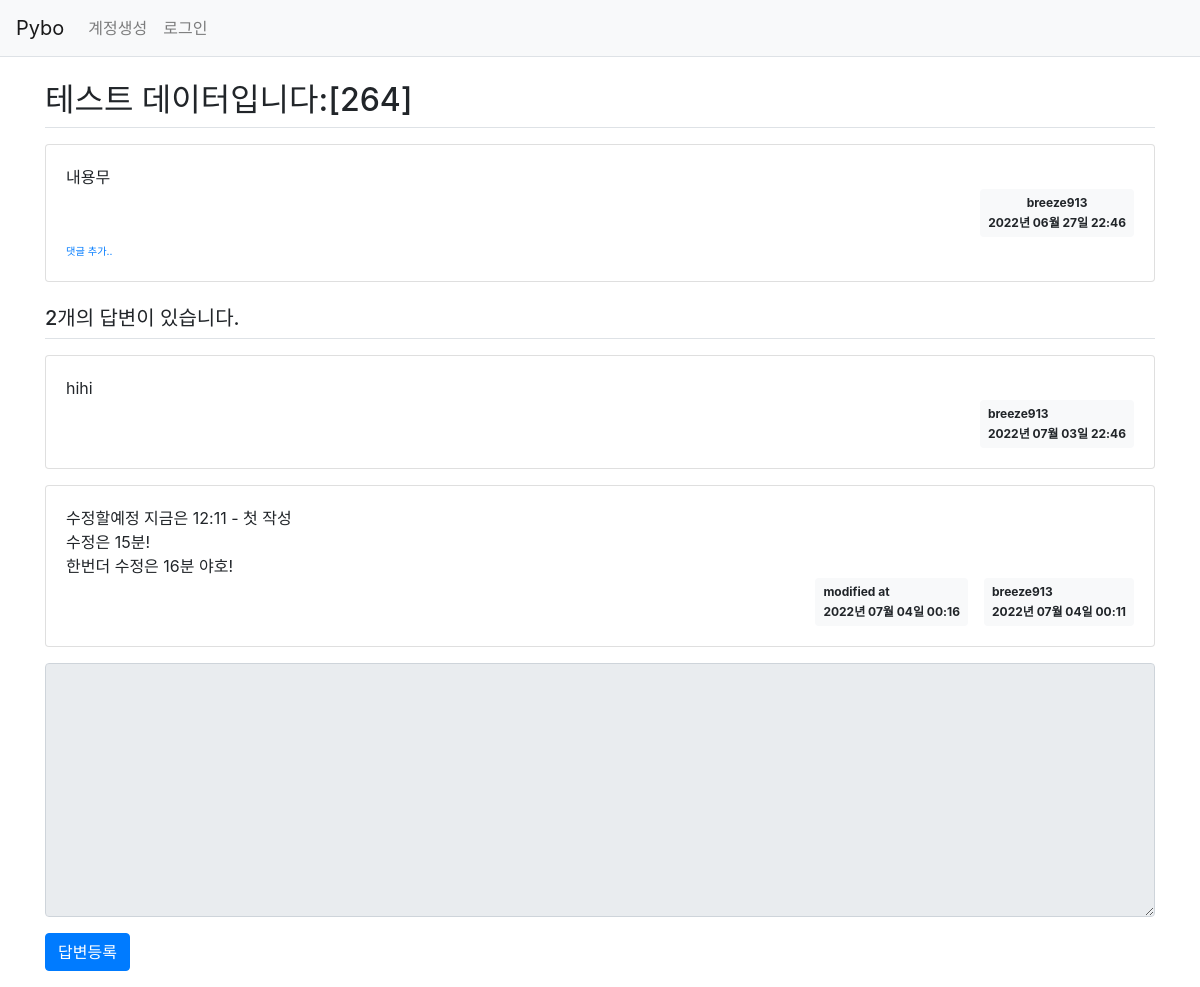
Page /question/detail/271/ on the earlier database version.
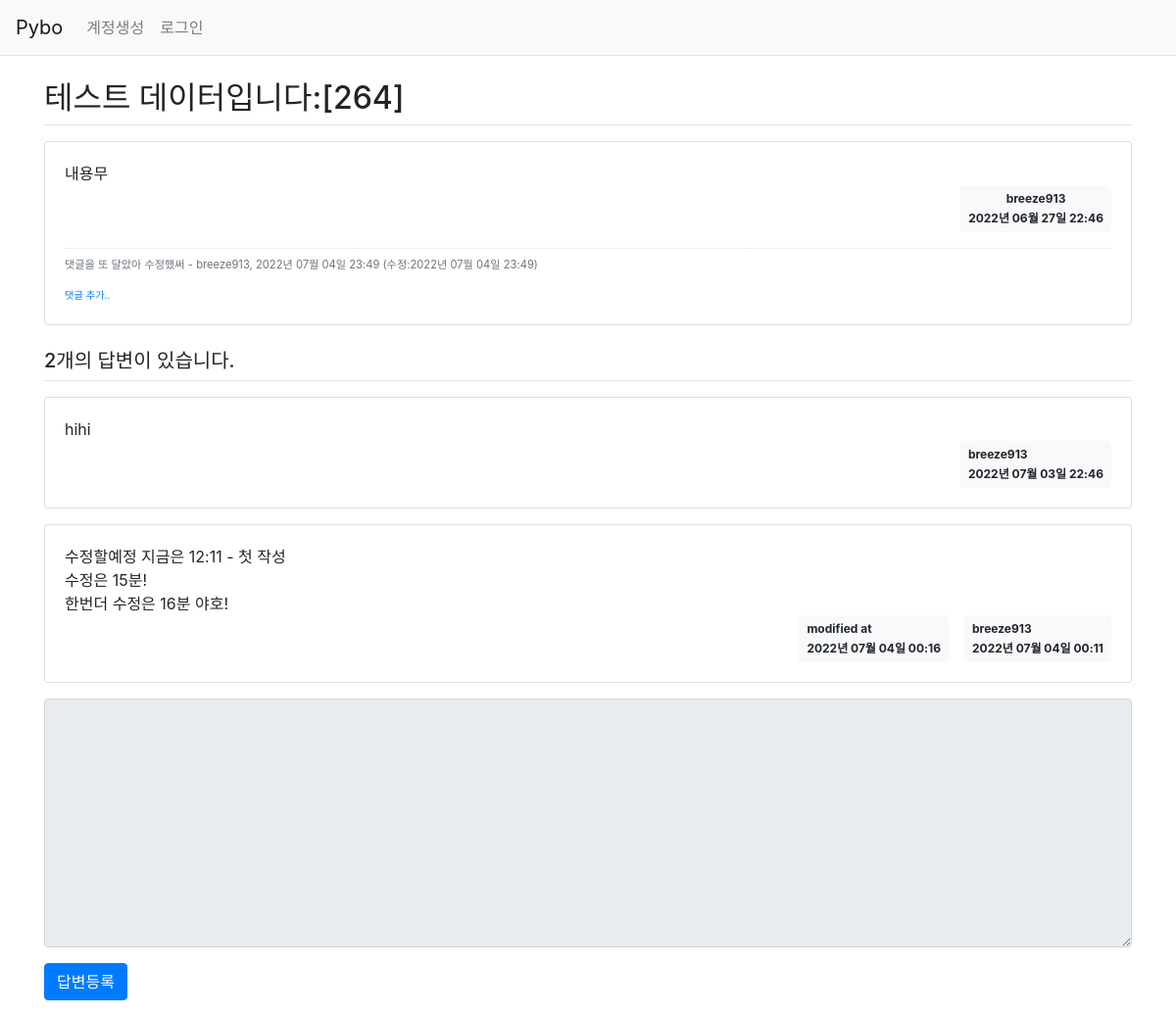
Same page on the later database version.
### pybo/models.py (models this page shows)
class Question(db.Model):
    id = db.Column(db.Integer, primary_key=True)
    subject = db.Column(db.String(200), nullable=False)
    content = db.Column(db.Text(), nullable=False)
    create_date = db.Column(db.DateTime(), nullable=False)
    user_id = db.Column(db.Integer, db.ForeignKey(
        'user.id', ondelete='CASCADE'), nullable=False)
    user = db.relationship('User', backref=db.backref('question_set'))
    modify_date = db.Column(db.DateTime(), nullable=True)

class User(db.Model):
    id = db.Column(db.Integer, primary_key=True)
    username = db.Column(db.String(150), unique=True, nullable=False)
    password = db.Column(db.String(200), nullable=False)
    email = db.Column(db.String(120), unique=True, nullable=False)

class Answer(db.Model):
    id = db.Column(db.Integer, primary_key=True)
    question_id = db.Column(db.Integer, db.ForeignKey('question.id', ondelete='CASCADE'))
    question = db.relationship('Question', backref=db.backref('answer_set',))
    content = db.Column(db.Text(), nullable=False)
    create_date = db.Column(db.DateTime(), nullable=False)
    user_id = db.Column(db.Integer, db.ForeignKey('user.id', ondelete='CASCADE'), nullable=False)
    user = db.relationship('User', backref=db.backref('answer_set'))
    modify_date = db.Column(db.DateTime(), nullable=True)

class Comment(db.Model):
    id = db.Column(db.Integer, primary_key=True)
    user_id = db.Column(db.Integer, db.ForeignKey('user.id', ondelete='CASCADE'), nullable=False)
    user = db.relationship('User', backref=db.backref('comment_set'))
    content = db.Column(db.Text(), nullable=False)
    create_date = db.Column(db.DateTime(), nullable=False)
    modify_date = db.Column(db.DateTime())
    question_id = db.Column(db.Integer, db.ForeignKey('question.id', ondelete='CASCADE'), nullable=True)
    question = db.relationship('Question', backref=db.backref('comment_set'))
    answer_id = db.Column(db.Integer, db.ForeignKey('answer.id', ondelete='CASCADE'), nullable=True)
    answer = db.relationship('Answer', backref=db.backref('comment_set'))

### pybo/views/question_views.py (the view)
@bp.route('/detail/<int:question_id>/')
def detail(question_id):
    form = AnswerForm()
    question = Question.query.get_or_404(question_id)
    return render_template('question/question_detail.html',
                           question=question, form=form)

### pybo/forms.py
class AnswerForm(FlaskForm):
    content = TextAreaField('내용', validators=[DataRequired('내용은 필수 입력 항목입니다.')])

### pybo/filter.py (called while the page is built)
def format_datetime(value, fmt="%Y년 %m월 %d일 %H:%M"):
    return value.strftime(fmt)

### pybo/views/auth_views.py (called while the page is built)
@bp.before_app_request
def load_logged_in_user():
    user_id = session.get('user_id')
    if user_id is None:
        g.user = None
    else:
        g.user = User.query.get(user_id)

### pybo/templates/question/question_detail.html (shortened to what this page needs)
{% extends 'base.html' %}
{% block content %}
<div class="container my-3">
    <h2 class="border-bottom py-2">{{ question.subject }}</h2>
    <div class="card my-3">
        <div class="card-body">
            <div class="card-text" style="white-space: pre-line;">{{ question.content }}</div>
            <div class="d-flex justify-content-end">
                <div class="badge badge-light p-2">
                    <div class="mb-2">{{ question.user.username }}</div>
                    <div>{{ question.create_date|datetime }}</div>
                </div>
            </div>
            {% if question.comment_set|length > 0 %}
            <div class="mt-3">
            {% for comment in question.comment_set %}
                <div class="comment py-2 text-muted">
                    <span style="white-space: pre-line;">{{ comment.content }}</span>
                    <span>
                        - {{ comment.user.username }}, {{ comment.create_date|datetime }}
                        {% if comment.modify_date %}
                        (수정:{{comment.modify_date|datetime}})
                        {% endif %}
                    </span>
                </div>
            {% endfor %}
            </div>
            {% endif %}
            <div>
                <a href="{{ url_for('comment.create_question', question_id=question.id) }}" class="small"><small>댓글 추가..</small></a>
            </div>
        </div>
    </div>
    <h5 class="border-bottom my-3 py-2">{{ question.answer_set|length }}개의 답변이 있습니다.</h5>
    {% for answer in question.answer_set %}
    <div class="card my-3">
        <div class="card-body">
            <div class="card-text" style="white-space: pre-line;">{{ answer.content }}</div>
            <div class="d-flex justify-content-end">
                {% if answer.modify_date %}
                <div class="badge badge-light p-2 text-left mx-3">
                    <div class="mb-2">modified at</div>
                    <div>{{ answer.modify_date|datetime }}</div>
                </div>
                {% endif %}
                <div class="badge badge-light p-2 text-left">
                    <div class="mb-2">{{ answer.user.username }}</div>
                    <div>{{ answer.create_date |datetime}}</div>
                </div>
            </div>
        </div>
    </div>
    {% endfor %}
    <form action="{{ url_for('answer.create', question_id=question.id) }}" method="post" class="my-3">
        <div class="form-group">
            <textarea {% if not g.user %}disabled{% endif %} name="content" id="content" class="form-control" rows="10"></textarea>
        </div>
        <input type="submit" value="답변등록" class="btn btn-primary">
    </form>
</div>
{% endblock %}

### pybo/templates/base.html (shortened to what this page needs)
<!DOCTYPE html>
<html lang="en">
<head>
    <link rel="stylesheet" href="{{url_for('static',filename='bootstrap.min.css')}}">
    <link rel="stylesheet" href="{{url_for('static',filename='style.css')}}">
</head>
<body>
{% include "navbar.html" %}
{% block content %}
{% endblock %}
</body>
</html>

### pybo/templates/navbar.html (shortened to what this page needs)
<nav class="navbar navbar-expand-lg navbar-light bg-light border-bottom">
    <a class="navbar-brand" href="{{url_for('main.index')}}">Pybo</a>
    <div class="collapse navbar-collapse flex-grow-0" id="navbarNav">
        {% if g.user %}
        <ul class="navbar-nav">
            <li class="nav-item">
                <a class="nav-link" href="{{ url_for('auth.logout') }}">{{ g.user.username }}(로그아웃)</a>
            </li>
        </ul>
        {% else %}
        <ul class="navbar-nav">
            <li class="nav-item">
                <a class="nav-link" href="{{ url_for('auth.signup') }}">계정생성</a>
            </li>
            <li class="nav-item">
                <a class="nav-link" href="{{ url_for('auth.login') }}">로그인</a>
            </li>
        </ul>
        {% endif %}
    </div>
</nav>

### pybo/static/style.css (style rules this page uses)
.comment { border-top : dotted 1px #ddd; font-size:0.7em; }

Differences in the rows shown:
added Comment: content "댓글을 또 달았아 수정했써", user.username "breeze913", create_date "2022년 07월 04일 23:49", modify_date "2022년 07월 04일 23:49"
